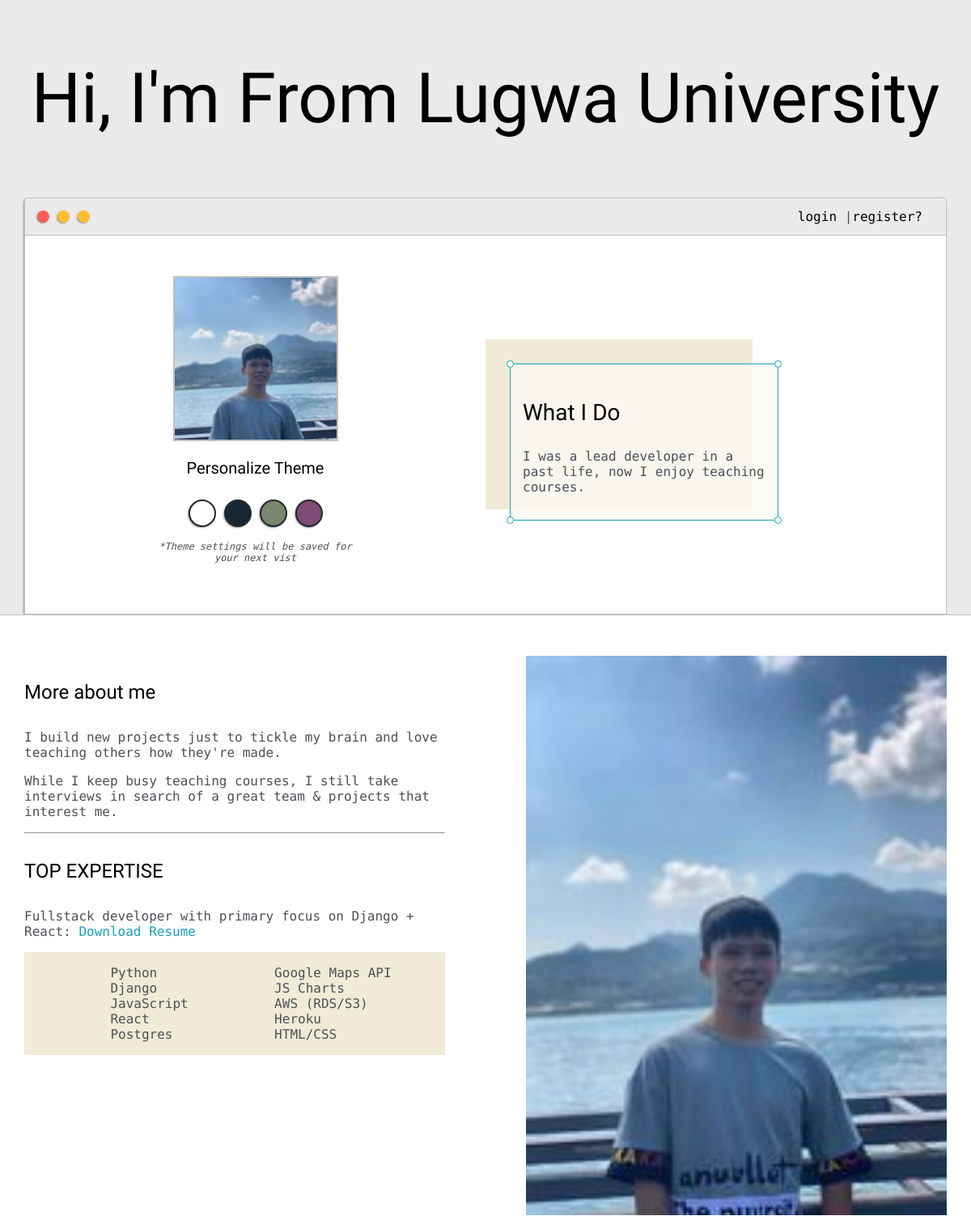
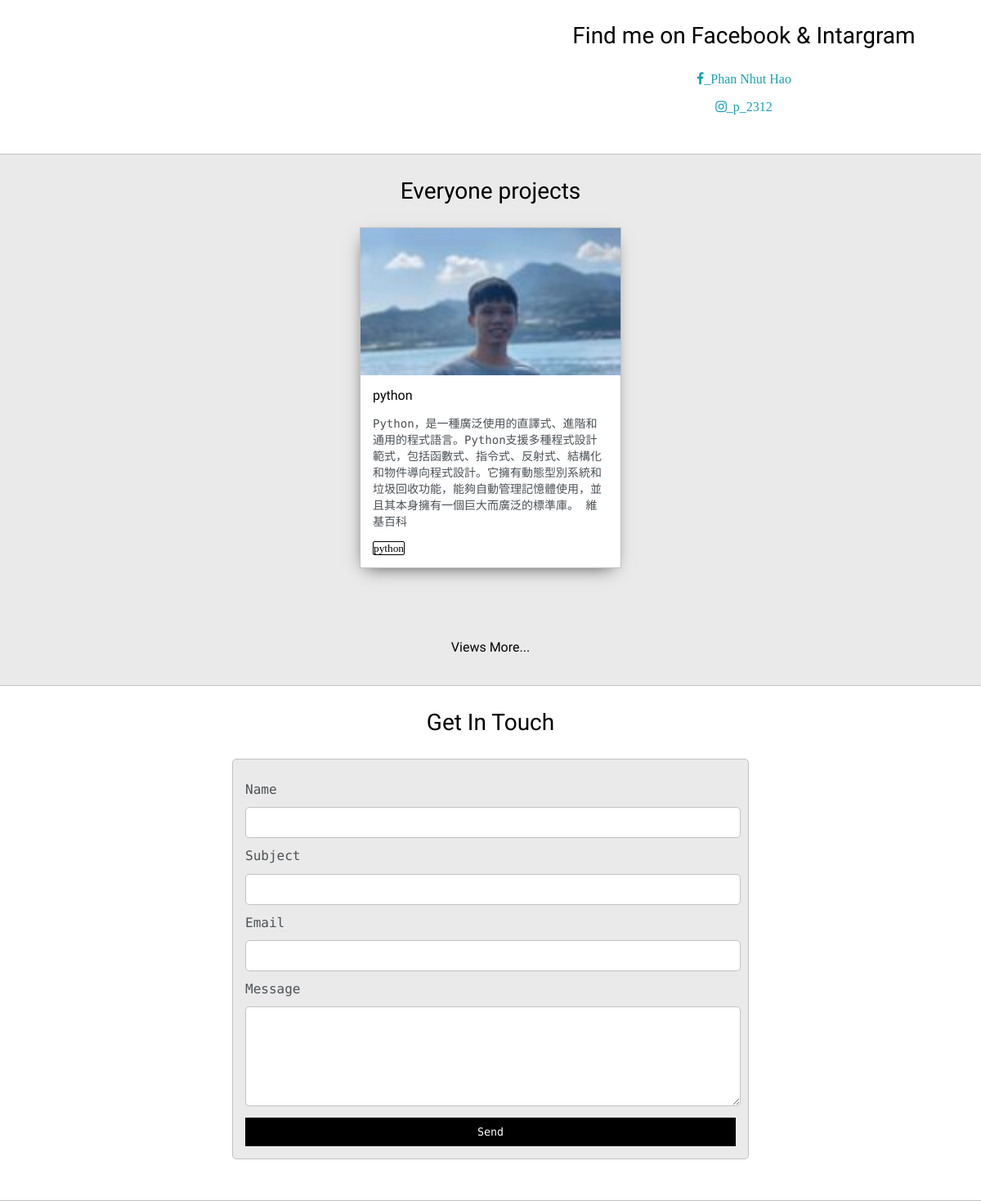
The page / on the database its author committed (2 pictures, top to bottom).
### OurProfile/models.py (models this page shows, shortened)
class Post(models.Model):
    customer = models.ForeignKey(User,on_delete=models.CASCADE)
    images = models.ImageField(null = True,blank=True)
    title = models.CharField(max_length=200)
    body = models.TextField(max_length=500)
    date_created = models.DateTimeField(auto_now_add=True)
    categories = models.ManyToManyField(Tag,null=True)
    public = models.BooleanField(default=False)
    private = models.BooleanField(default=False)

class Tag(models.Model):
    name = models.CharField(max_length=50)
    def __str__(self):
        return self.name

### OurProfile/views.py (the view)
# urls.py: path('',views.home,name="home"),
def home(request):
    posts = Post.objects.all()[0:3]
    context = {'posts':posts}
    return render(request,"OurProfile/home.html",context)

### OurProfile/templates/OurProfile/home.html (shortened to what this page needs)
<!DOCTYPE html>
{% load static %}
<html>
<head>
	<link rel="stylesheet"  type="text/css" href="{% static 'css/layout.css' %}">
	<link id="theme-style" rel="stylesheet" type="text/css" href="">
</head>
<body>
	<section class="s1">
		<div class="main-container">
			<div class="greeting-wrapper">
				<h1>Hi, I'm From Lugwa University</h1>
			</div>
			<div class="intro-wrapper">
				{% include 'OurProfile/navbar.html' %}
				<div class="left-column">
					<img id="profile_pic" src="{% static 'images/me.jpg' %}">
					<h5 style="text-align: center;line-height: 0;">Personalize Theme</h5>
					<div id="theme-options-wrapper">
						<div data-mode="light" id="light-mode" class="theme-dot"></div>
						<div data-mode="blue" id="blue-mode" class="theme-dot"></div>
						<div data-mode="green" id="green-mode" class="theme-dot"></div>
						<div data-mode="purple" id="purple-mode" class="theme-dot"></div>
					</div>
					<p id="settings-note">*Theme settings will be saved for<br>your next vist</p>
				</div>
				<div class="right-column">
					<div id="preview-shadow">
						<div id="preview">
							<div id="corner-tl" class="corner"></div>
							<div id="corner-tr" class="corner"></div>
							<h3>What I Do</h3>
							<p>I was a lead developer in a past life, now I enjoy teaching courses.</p>
							<div id="corner-br" class="corner"></div>
							<div id="corner-bl" class="corner"></div>
						</div>
					</div>
				</div>
			</div>
		</div>
	</section>
	<section class="s2">
		<div class="main-container">
			<div class="about-wrapper">
				<div class="about-me">
					<h4>More about me</h4>
					<p>I build new projects just to tickle my brain and love teaching others how they're made.</p>
					<p>While I keep busy teaching courses, I still take interviews in search of a great team & projects that interest me.</p>
					<hr>
					<h4>TOP EXPERTISE</h4>
					<p>Fullstack developer with primary focus on Django + React: <a target="_blank" href="resume.pdf">Download Resume</a></p>
					<div id="skills">
						<ul>
							<li>Python</li>
							<li>Django</li>
							<li>JavaScript</li>
							<li>React</li>
							<li>Postgres</li>
						</ul>
						<ul>
							<li>Google Maps API</li>
							<li>JS Charts</li>
							<li>AWS (RDS/S3)</li>
							<li>Heroku</li>
							<li>HTML/CSS</li>
						</ul>
					</div>
				</div>
				<div class="social-links">
					<img id="social_img" src="{% static 'images/me.jpg' %}">
					<h3>Find me on Facebook & Intargram</h3>
					<a class="fa fa-facebook" target="_blank" href="https://www.facebook.com/">_Phan Nhut Hao</a>
					<br>
					<a class="fa fa-instagram" target="_blank" href="https://instahram.com/">_p_2312</a>
				</div>
			</div>
		</div>
	</section>
	<section class="s1">
		<div class="main-container">
			<h3 style="text-align: center;">Everyone projects</h3>
			<div class="post-wrapper">
			{% for post in posts %}
				<div>
					<div class="post">
						<a href="{% url 'post' post.id %}">
							{% if post.images %}
							<img class="thumbnail" src="{{ post.images.url }}">
							{% else %}
							<p>no images </p>
							{% endif %}
						</a>
						<div class="post-preview">
							<h6 class="post-title">{{post.title}}</h6>
							<p class="post-intro">{{post.body}}</p>
							{% for categories in post.categories.all %}
								<small style="border: solid 1px;border-radius: 2px;margin-right: 5px;">{{categories}}</small>
							{% endfor %}
						</div>
					</div>
				</div>
			{% endfor %}
			</div>
			<a href="{% url 'posts' %}"><h6 style="text-align: center;">Views More...</h6></a>
		</div>
	</section>
	<section class="s2">
		<div class="main-container">
			<h3 style="text-align: center;">Get In Touch</h3>
			<form id="contact-form" method="post" action="{% url 'sendEmail' %}">
				<label>Name</label>
				<input class="input-field" type="text" name="name">
				<label>Subject</label>
				<input class="input-field" type="text" name="subject">
				<label>Email</label>
				<input class="input-field" type="text" name="email">
				<label>Message</label>
				<textarea class="input-field" name="message"></textarea>
				<input id="submit-btn" type="submit" value="Send">
			</form>
		</div>
	</section>
</body>
</html>

### rows shown on the page
Post: images (picture), title "python", body "Python，是一種廣泛使用的直譯式、進階和通用的程式語言。Python支援多種程式設計範式，包括函數式、指令式、反射式、結構化和物件導向程式設計。它擁有動態型別系統和垃圾回收功能，能夠自動管理記憶體使用，並且其本身擁有一個巨大而廣泛的標準庫。 維基百科"
Tag: name "python"
